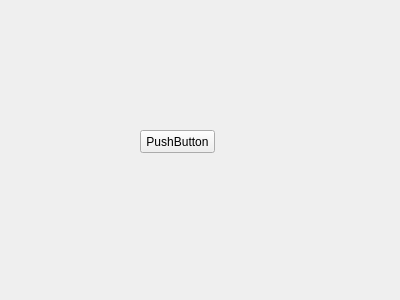
<?xml version="1.0" encoding="UTF-8"?>
<ui version="4.0">
 <class>CurrentForm</class>
 <widget class="QWidget" name="CurrentForm">
  <property name="geometry">
   <rect>
    <x>0</x>
    <y>0</y>
    <width>400</width>
    <height>300</height>
   </rect>
  </property>
  <property name="windowTitle">
   <string>Form</string>
  </property>
  <widget class="QPushButton" name="pushButton">
   <property name="geometry">
    <rect>
     <x>140</x>
     <y>130</y>
     <width>75</width>
     <height>23</height>
    </rect>
   </property>
   <property name="text">
    <string>PushButton</string>
   </property>
  </widget>
 </widget>
 <resources/>
 <connections/>
</ui>
